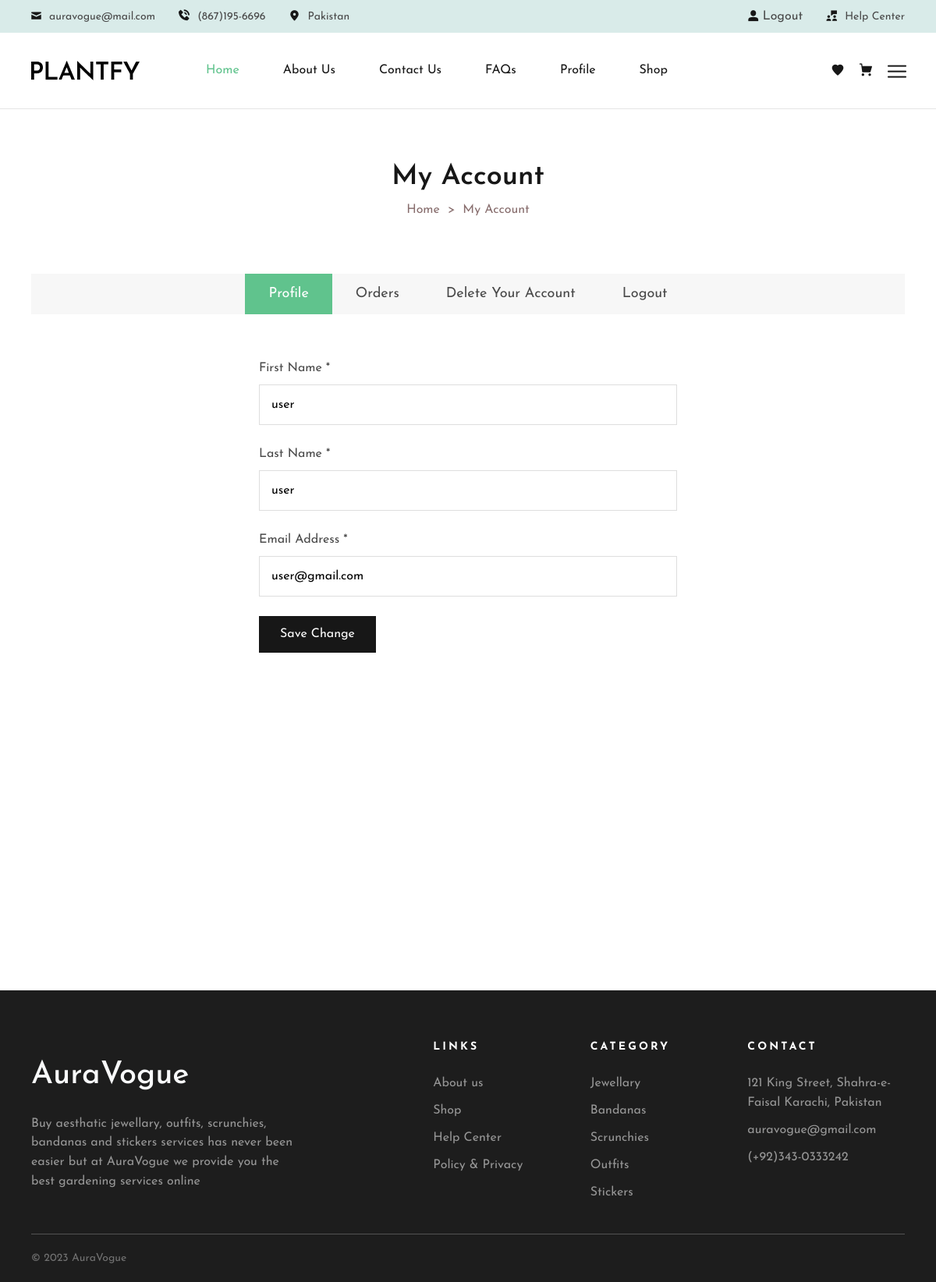
/my-account.php (signed in), run on the app's committed database.
### tables this page shows
CREATE TABLE `users` (
  `userID` int(11) NOT NULL,
  `firstName` varchar(225) DEFAULT NULL,
  `lastName` varchar(225) DEFAULT NULL,
  `userEmail` varchar(225) NOT NULL,
  `userPassword` varchar(225) DEFAULT NULL
);

### my-account.php (the view, shortened to what this page needs)
<?php
include("./components/sessionHeader.php");
?>
<main>
    <div class="breadcrumb-section">
        <div class="container-fluid custom-container">
            <div class="breadcrumb-wrapper text-center">
                <h2 class="breadcrumb-wrapper__title">My Account</h2>
                <ul class="breadcrumb-wrapper__items justify-content-center">
                    <li><a href="index.php">Home</a></li>
                    <li><span>My Account</span></li>
                </ul>
            </div>
        </div>
    </div>
    <div class="my-account-section section-padding-2">
        <div class="container-fluid custom-container">
            <div class="my-account-tab">
                <div class="my-account-tab__menu">
                    <ul class="nav justify-content-center">
                        <li>
                            <button class="account-btn active" data-bs-toggle="tab" data-bs-target="#dashboard" type="button">
                                Profile
                            </button>
                        </li>
                        <li>
                            <button class="account-btn" data-bs-toggle="tab" data-bs-target="#orders" type="button">
                                Orders
                            </button>
                        </li>
                        <li>
                            <button class="account-btn" data-bs-toggle="tab" data-bs-target="#delete-account" type="button">
                                Delete Your Account
                            </button>
                        </li>
                        <li>
                            <button class="account-btn" data-bs-toggle="tab" data-bs-target="#logout" type="button">
                                Logout
                            </button>
                        </li>
                    </ul>
                </div>
                <div class="tab-content">
                    <div class="tab-pane fade show active" id="dashboard">
                        <?php
                        $user = $_SESSION['USER'];
                        foreach ($user as $item) {
                            $userID = $item['userID'];
                        }
                        $query = $pdo->prepare('select * from users where userID = :id');
                        $query->bindParam('id', $userID);
                        $query->execute();
                        $result = $query->fetchAll(PDO::FETCH_ASSOC);
                        foreach ($result as $value) {
                            $userName = $value['firstName'];
                            $lastName = $value['lastName'];
                            $emailAddress = $value['userEmail'];
                        }
                        ?>
                        <div class="my-account-dashboard">
                            <form action="#" method='post'>
                                <div class="container mt-3">
                                    <div class="row">
                                        <div class="col-md-3"></div>
                                        <div class="col-md-6">
                                            <div class="single-form">
                                                <label class="single-form__label">First Name *</label>
                                                <input class="single-form__input" type="text" name="username" value="<?php echo $userName ?>" />
                                            </div>
                                            <div class="single-form">
                                                <label class="single-form__label">Last Name *</label>
                                                <input class="single-form__input" type="text" name="fullname" value="<?php echo $lastName ?>" />
                                            </div>
                                            <div class="single-form">
                                                <label class="single-form__label">Email Address *</label>
                                                <input class="single-form__input" type="text" name="email" value="<?php echo $emailAddress ?>" />
                                            </div>
                                            <div class="single-form">
                                                <button class="single-form__btn btn" name="edit">
                                                    Save Change
                                                </button>
                                            </div>
                                        </div>
                                        <div class="col-md-3"></div>
                                    </div>
                                </div>
                            </form>
                        </div>
                    </div>
                    </div>
                </div>
            </div>
        </div>
</main>
<?php
include_once('components/footer.php')
?>
</body>
</html>

### data on the page
users: username "user", fullname "user", email "user@gmail.com"
